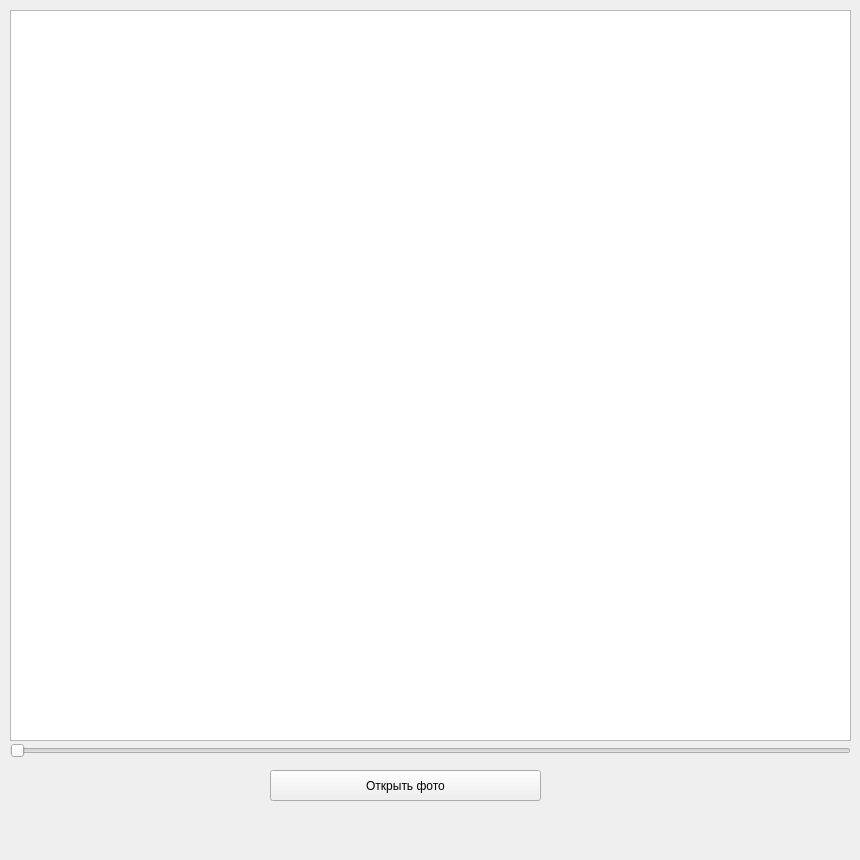
<?xml version="1.0" encoding="UTF-8"?>
<ui version="4.0">
 <class>BlurEditor</class>
 <widget class="QMainWindow" name="BlurEditor">
  <property name="geometry">
   <rect>
    <x>0</x>
    <y>0</y>
    <width>860</width>
    <height>860</height>
   </rect>
  </property>
  <property name="sizePolicy">
   <sizepolicy hsizetype="Fixed" vsizetype="Fixed">
    <horstretch>0</horstretch>
    <verstretch>0</verstretch>
   </sizepolicy>
  </property>
  <property name="windowTitle">
   <string>BlurEditor</string>
  </property>
  <widget class="QWidget" name="centralWidget">
   <widget class="QSlider" name="horizontalSlider">
    <property name="geometry">
     <rect>
      <x>10</x>
      <y>740</y>
      <width>841</width>
      <height>21</height>
     </rect>
    </property>
    <property name="orientation">
     <enum>Qt::Horizontal</enum>
    </property>
   </widget>
   <widget class="QPushButton" name="pushButton">
    <property name="geometry">
     <rect>
      <x>270</x>
      <y>770</y>
      <width>271</width>
      <height>31</height>
     </rect>
    </property>
    <property name="text">
     <string>Открыть фото</string>
    </property>
   </widget>
   <widget class="QGraphicsView" name="graphicsView">
    <property name="geometry">
     <rect>
      <x>10</x>
      <y>10</y>
      <width>841</width>
      <height>731</height>
     </rect>
    </property>
   </widget>
  </widget>
 </widget>
 <layoutdefault spacing="6" margin="11"/>
 <resources/>
 <connections/>
</ui>
